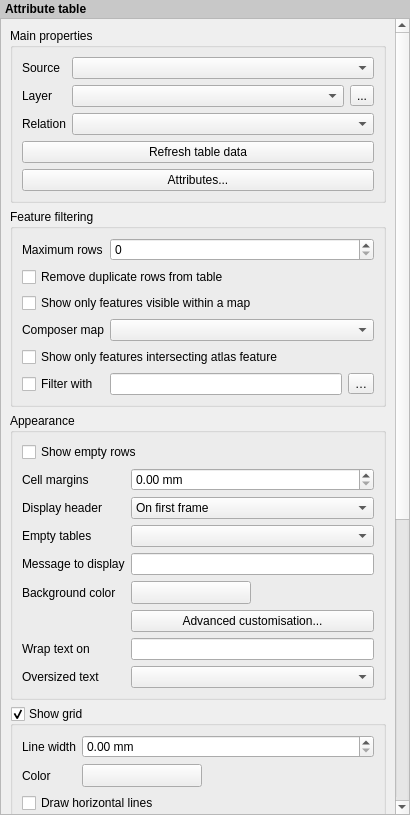
<?xml version="1.0" encoding="UTF-8"?>
<ui version="4.0">
 <class>QgsComposerAttributeTableWidgetBase</class>
 <widget class="QWidget" name="QgsComposerAttributeTableWidgetBase">
  <property name="geometry">
   <rect>
    <x>0</x>
    <y>0</y>
    <width>410</width>
    <height>815</height>
   </rect>
  </property>
  <property name="windowTitle">
   <string>Attribute Table</string>
  </property>
  <layout class="QVBoxLayout" name="verticalLayout">
   <property name="spacing">
    <number>0</number>
   </property>
   <property name="leftMargin">
    <number>0</number>
   </property>
   <property name="topMargin">
    <number>0</number>
   </property>
   <property name="rightMargin">
    <number>0</number>
   </property>
   <property name="bottomMargin">
    <number>0</number>
   </property>
   <item>
    <widget class="QLabel" name="label">
     <property name="sizePolicy">
      <sizepolicy hsizetype="Preferred" vsizetype="Maximum">
       <horstretch>0</horstretch>
       <verstretch>0</verstretch>
      </sizepolicy>
     </property>
     <property name="styleSheet">
      <string notr="true">padding: 2px; font-weight: bold; background-color: rgb(200, 200, 200);</string>
     </property>
     <property name="text">
      <string>Attribute table</string>
     </property>
    </widget>
   </item>
   <item>
    <widget class="QgsScrollArea" name="scrollArea">
     <property name="widgetResizable">
      <bool>true</bool>
     </property>
     <widget class="QWidget" name="scrollAreaWidgetContents">
      <property name="geometry">
       <rect>
        <x>0</x>
        <y>0</y>
        <width>393</width>
        <height>1351</height>
       </rect>
      </property>
      <layout class="QVBoxLayout" name="mainLayout">
       <item>
        <widget class="QgsCollapsibleGroupBoxBasic" name="groupBox">
         <property name="focusPolicy">
          <enum>Qt::StrongFocus</enum>
         </property>
         <property name="title">
          <string>Main properties</string>
         </property>
         <property name="syncGroup" stdset="0">
          <string notr="true">composeritem</string>
         </property>
         <property name="collapsed" stdset="0">
          <bool>false</bool>
         </property>
         <layout class="QGridLayout" name="gridLayout_4">
          <item row="5" column="0" colspan="2">
           <widget class="QPushButton" name="mAttributesPushButton">
            <property name="text">
             <string>Attributes...</string>
            </property>
           </widget>
          </item>
          <item row="0" column="1">
           <widget class="QComboBox" name="mSourceComboBox"/>
          </item>
          <item row="3" column="0">
           <widget class="QLabel" name="mRelationLabel">
            <property name="text">
             <string>Relation</string>
            </property>
           </widget>
          </item>
          <item row="4" column="0" colspan="2">
           <widget class="QPushButton" name="mRefreshPushButton">
            <property name="text">
             <string>Refresh table data</string>
            </property>
           </widget>
          </item>
          <item row="0" column="0">
           <widget class="QLabel" name="label_8">
            <property name="text">
             <string>Source</string>
            </property>
           </widget>
          </item>
          <item row="3" column="1">
           <widget class="QComboBox" name="mRelationsComboBox"/>
          </item>
          <item row="1" column="1">
           <layout class="QHBoxLayout" name="horizontalLayout_6">
            <item>
             <widget class="QgsMapLayerComboBox" name="mLayerComboBox">
              <property name="sizePolicy">
               <sizepolicy hsizetype="Expanding" vsizetype="Fixed">
                <horstretch>0</horstretch>
                <verstretch>0</verstretch>
               </sizepolicy>
              </property>
             </widget>
            </item>
            <item>
             <widget class="QgsPropertyOverrideButton" name="mLayerComboDDBtn">
              <property name="text">
               <string>...</string>
              </property>
             </widget>
            </item>
           </layout>
          </item>
          <item row="1" column="0">
           <widget class="QLabel" name="mLayerLabel">
            <property name="text">
             <string>Layer</string>
            </property>
            <property name="wordWrap">
             <bool>true</bool>
            </property>
           </widget>
          </item>
         </layout>
        </widget>
       </item>
       <item>
        <widget class="QgsCollapsibleGroupBoxBasic" name="groupBox_5">
         <property name="focusPolicy">
          <enum>Qt::StrongFocus</enum>
         </property>
         <property name="title">
          <string>Feature filtering</string>
         </property>
         <property name="syncGroup" stdset="0">
          <string notr="true">composeritem</string>
         </property>
         <property name="collapsed" stdset="0">
          <bool>false</bool>
         </property>
         <layout class="QGridLayout" name="gridLayout_5">
          <item row="0" column="0">
           <widget class="QLabel" name="mMaxNumFeaturesLabel">
            <property name="text">
             <string>Maximum rows</string>
            </property>
            <property name="wordWrap">
             <bool>true</bool>
            </property>
            <property name="buddy">
             <cstring>mMaximumRowsSpinBox</cstring>
            </property>
           </widget>
          </item>
          <item row="0" column="1">
           <widget class="QgsSpinBox" name="mMaximumRowsSpinBox">
            <property name="maximum">
             <number>99999</number>
            </property>
            <property name="showClearButton" stdset="0">
             <bool>false</bool>
            </property>
           </widget>
          </item>
          <item row="1" column="0" colspan="2">
           <widget class="QCheckBox" name="mUniqueOnlyCheckBox">
            <property name="text">
             <string>Remove duplicate rows from table</string>
            </property>
           </widget>
          </item>
          <item row="2" column="0" colspan="2">
           <widget class="QCheckBox" name="mShowOnlyVisibleFeaturesCheckBox">
            <property name="text">
             <string>Show only features visible within a map</string>
            </property>
           </widget>
          </item>
          <item row="3" column="0">
           <widget class="QLabel" name="mComposerMapLabel">
            <property name="text">
             <string>Composer map</string>
            </property>
            <property name="wordWrap">
             <bool>true</bool>
            </property>
            <property name="buddy">
             <cstring>mComposerMapComboBox</cstring>
            </property>
           </widget>
          </item>
          <item row="3" column="1">
           <widget class="QgsComposerItemComboBox" name="mComposerMapComboBox"/>
          </item>
          <item row="4" column="0" colspan="2">
           <widget class="QCheckBox" name="mIntersectAtlasCheckBox">
            <property name="text">
             <string>Show only features intersecting atlas feature</string>
            </property>
           </widget>
          </item>
          <item row="5" column="0">
           <widget class="QCheckBox" name="mFeatureFilterCheckBox">
            <property name="text">
             <string>Filter with</string>
            </property>
           </widget>
          </item>
          <item row="5" column="1">
           <layout class="QHBoxLayout" name="horizontalLayout">
            <item>
             <widget class="QLineEdit" name="mFeatureFilterEdit"/>
            </item>
            <item>
             <widget class="QToolButton" name="mFeatureFilterButton">
              <property name="text">
               <string>…</string>
              </property>
              <property name="icon">
               <iconset resource="../../../images/images.qrc">
                <normaloff>:/images/themes/default/mIconExpression.svg</normaloff>:/images/themes/default/mIconExpression.svg</iconset>
              </property>
             </widget>
            </item>
           </layout>
          </item>
         </layout>
         <zorder>mShowOnlyVisibleFeaturesCheckBox</zorder>
         <zorder>mComposerMapLabel</zorder>
         <zorder>mComposerMapComboBox</zorder>
         <zorder>mFeatureFilterCheckBox</zorder>
         <zorder>mMaximumRowsSpinBox</zorder>
         <zorder>mMaxNumFeaturesLabel</zorder>
         <zorder>mIntersectAtlasCheckBox</zorder>
         <zorder>mUniqueOnlyCheckBox</zorder>
        </widget>
       </item>
       <item>
        <widget class="QgsCollapsibleGroupBoxBasic" name="groupBox_6">
         <property name="focusPolicy">
          <enum>Qt::StrongFocus</enum>
         </property>
         <property name="title">
          <string>Appearance</string>
         </property>
         <property name="syncGroup" stdset="0">
          <string notr="true">composeritem</string>
         </property>
         <property name="collapsed" stdset="0">
          <bool>false</bool>
         </property>
         <layout class="QGridLayout" name="gridLayout_6">
          <item row="10" column="0">
           <widget class="QLabel" name="label_12">
            <property name="text">
             <string>Oversized text</string>
            </property>
           </widget>
          </item>
          <item row="9" column="0">
           <widget class="QLabel" name="label_11">
            <property name="text">
             <string>Wrap text on</string>
            </property>
            <property name="wordWrap">
             <bool>true</bool>
            </property>
           </widget>
          </item>
          <item row="3" column="1">
           <widget class="QComboBox" name="mHeaderModeComboBox">
            <item>
             <property name="text">
              <string>On first frame</string>
             </property>
            </item>
            <item>
             <property name="text">
              <string>On all frames</string>
             </property>
            </item>
            <item>
             <property name="text">
              <string>No header</string>
             </property>
            </item>
           </widget>
          </item>
          <item row="3" column="0">
           <widget class="QLabel" name="label_7">
            <property name="text">
             <string>Display header</string>
            </property>
           </widget>
          </item>
          <item row="9" column="1">
           <widget class="QLineEdit" name="mWrapStringLineEdit">
            <property name="frame">
             <bool>true</bool>
            </property>
           </widget>
          </item>
          <item row="6" column="0">
           <widget class="QLabel" name="mEmptyMessageLabel">
            <property name="text">
             <string>Message to display</string>
            </property>
           </widget>
          </item>
          <item row="5" column="0">
           <widget class="QLabel" name="label_9">
            <property name="text">
             <string>Empty tables</string>
            </property>
           </widget>
          </item>
          <item row="2" column="1">
           <widget class="QgsDoubleSpinBox" name="mMarginSpinBox">
            <property name="suffix">
             <string> mm</string>
            </property>
            <property name="singleStep">
             <double>0.100000000000000</double>
            </property>
            <property name="showClearButton" stdset="0">
             <bool>false</bool>
            </property>
           </widget>
          </item>
          <item row="6" column="1">
           <widget class="QLineEdit" name="mEmptyMessageLineEdit"/>
          </item>
          <item row="1" column="0" colspan="2">
           <widget class="QCheckBox" name="mDrawEmptyCheckBox">
            <property name="text">
             <string>Show empty rows</string>
            </property>
           </widget>
          </item>
          <item row="7" column="0">
           <widget class="QLabel" name="label_10">
            <property name="text">
             <string>Background color</string>
            </property>
           </widget>
          </item>
          <item row="5" column="1">
           <widget class="QComboBox" name="mEmptyModeComboBox"/>
          </item>
          <item row="10" column="1">
           <widget class="QComboBox" name="mWrapBehaviorComboBox"/>
          </item>
          <item row="2" column="0">
           <widget class="QLabel" name="mMarginLabel">
            <property name="text">
             <string>Cell margins</string>
            </property>
            <property name="wordWrap">
             <bool>true</bool>
            </property>
            <property name="buddy">
             <cstring>mMarginSpinBox</cstring>
            </property>
           </widget>
          </item>
          <item row="7" column="1">
           <layout class="QHBoxLayout" name="horizontalLayout_5">
            <item>
             <widget class="QgsColorButton" name="mBackgroundColorButton">
              <property name="minimumSize">
               <size>
                <width>120</width>
                <height>0</height>
               </size>
              </property>
              <property name="maximumSize">
               <size>
                <width>120</width>
                <height>16777215</height>
               </size>
              </property>
              <property name="text">
               <string/>
              </property>
             </widget>
            </item>
            <item>
             <spacer name="horizontalSpacer_4">
              <property name="orientation">
               <enum>Qt::Horizontal</enum>
              </property>
              <property name="sizeHint" stdset="0">
               <size>
                <width>40</width>
                <height>20</height>
               </size>
              </property>
             </spacer>
            </item>
           </layout>
          </item>
          <item row="8" column="1">
           <widget class="QPushButton" name="mAdvancedCustomisationButton">
            <property name="text">
             <string>Advanced customisation...</string>
            </property>
           </widget>
          </item>
         </layout>
        </widget>
       </item>
       <item>
        <widget class="QgsCollapsibleGroupBoxBasic" name="mShowGridGroupCheckBox">
         <property name="focusPolicy">
          <enum>Qt::StrongFocus</enum>
         </property>
         <property name="title">
          <string>Show grid</string>
         </property>
         <property name="checkable">
          <bool>true</bool>
         </property>
         <property name="syncGroup" stdset="0">
          <string notr="true">composeritem</string>
         </property>
         <property name="collapsed" stdset="0">
          <bool>false</bool>
         </property>
         <layout class="QGridLayout" name="gridLayout_7">
          <item row="0" column="0">
           <widget class="QLabel" name="mGridStrokeWidthLabel">
            <property name="text">
             <string>Line width</string>
            </property>
            <property name="wordWrap">
             <bool>true</bool>
            </property>
            <property name="buddy">
             <cstring>mGridStrokeWidthSpinBox</cstring>
            </property>
           </widget>
          </item>
          <item row="0" column="1">
           <widget class="QgsDoubleSpinBox" name="mGridStrokeWidthSpinBox">
            <property name="suffix">
             <string> mm</string>
            </property>
            <property name="singleStep">
             <double>0.100000000000000</double>
            </property>
            <property name="showClearButton" stdset="0">
             <bool>false</bool>
            </property>
           </widget>
          </item>
          <item row="1" column="0">
           <widget class="QLabel" name="label_6">
            <property name="text">
             <string>Color</string>
            </property>
           </widget>
          </item>
          <item row="1" column="1">
           <layout class="QHBoxLayout" name="horizontalLayout_2">
            <item>
             <widget class="QgsColorButton" name="mGridColorButton">
              <property name="minimumSize">
               <size>
                <width>120</width>
                <height>0</height>
               </size>
              </property>
              <property name="maximumSize">
               <size>
                <width>120</width>
                <height>16777215</height>
               </size>
              </property>
              <property name="text">
               <string/>
              </property>
             </widget>
            </item>
            <item>
             <spacer name="horizontalSpacer">
              <property name="orientation">
               <enum>Qt::Horizontal</enum>
              </property>
              <property name="sizeHint" stdset="0">
               <size>
                <width>40</width>
                <height>20</height>
               </size>
              </property>
             </spacer>
            </item>
           </layout>
          </item>
          <item row="2" column="0" colspan="2">
           <widget class="QCheckBox" name="mDrawHorizontalGrid">
            <property name="text">
             <string>Draw horizontal lines</string>
            </property>
           </widget>
          </item>
          <item row="3" column="0" colspan="2">
           <widget class="QCheckBox" name="mDrawVerticalGrid">
            <property name="text">
             <string>Draw vertical lines</string>
            </property>
           </widget>
          </item>
         </layout>
        </widget>
       </item>
       <item>
        <widget class="QgsCollapsibleGroupBoxBasic" name="groupBox_3">
         <property name="focusPolicy">
          <enum>Qt::StrongFocus</enum>
         </property>
         <property name="title">
          <string>Fonts and text styling</string>
         </property>
         <property name="syncGroup" stdset="0">
          <string notr="true">composeritem</string>
         </property>
         <property name="collapsed" stdset="0">
          <bool>false</bool>
         </property>
         <layout class="QVBoxLayout" name="verticalLayout_2">
          <item>
           <widget class="QGroupBox" name="groupBox_2">
            <property name="title">
             <string>Table heading</string>
            </property>
            <layout class="QGridLayout" name="gridLayout">
             <item row="1" column="1">
              <layout class="QHBoxLayout" name="horizontalLayout_3">
               <item>
                <widget class="QgsColorButton" name="mHeaderFontColorButton">
                 <property name="minimumSize">
                  <size>
                   <width>120</width>
                   <height>0</height>
                  </size>
                 </property>
                 <property name="maximumSize">
                  <size>
                   <width>120</width>
                   <height>16777215</height>
                  </size>
                 </property>
                 <property name="text">
                  <string/>
                 </property>
                </widget>
               </item>
               <item>
                <spacer name="horizontalSpacer_2">
                 <property name="orientation">
                  <enum>Qt::Horizontal</enum>
                 </property>
                 <property name="sizeHint" stdset="0">
                  <size>
                   <width>40</width>
                   <height>20</height>
                  </size>
                 </property>
                </spacer>
               </item>
              </layout>
             </item>
             <item row="2" column="0">
              <widget class="QLabel" name="label_2">
               <property name="text">
                <string>Alignment</string>
               </property>
              </widget>
             </item>
             <item row="2" column="1">
              <widget class="QComboBox" name="mHeaderHAlignmentComboBox">
               <property name="sizePolicy">
                <sizepolicy hsizetype="Expanding" vsizetype="Fixed">
                 <horstretch>0</horstretch>
                 <verstretch>0</verstretch>
                </sizepolicy>
               </property>
               <item>
                <property name="text">
                 <string>Follow column alignment</string>
                </property>
               </item>
               <item>
                <property name="text">
                 <string>Left</string>
                </property>
               </item>
               <item>
                <property name="text">
                 <string>Center</string>
                </property>
               </item>
               <item>
                <property name="text">
                 <string>Right</string>
                </property>
               </item>
              </widget>
             </item>
             <item row="1" column="0">
              <widget class="QLabel" name="label_3">
               <property name="text">
                <string>Color</string>
               </property>
              </widget>
             </item>
             <item row="0" column="0">
              <widget class="QLabel" name="label_5">
               <property name="text">
                <string>Font</string>
               </property>
              </widget>
             </item>
             <item row="0" column="1">
              <widget class="QgsFontButton" name="mHeaderFontToolButton">
               <property name="sizePolicy">
                <sizepolicy hsizetype="Expanding" vsizetype="Fixed">
                 <horstretch>0</horstretch>
                 <verstretch>0</verstretch>
                </sizepolicy>
               </property>
               <property name="text">
                <string>Heading font</string>
               </property>
              </widget>
             </item>
            </layout>
           </widget>
          </item>
          <item>
           <widget class="QGroupBox" name="groupBox_4">
            <property name="title">
             <string>Table contents</string>
            </property>
            <layout class="QGridLayout" name="gridLayout_2">
             <item row="0" column="0">
              <widget class="QLabel" name="lblContentsFont">
               <property name="text">
                <string>Font</string>
               </property>
              </widget>
             </item>
             <item row="1" column="0">
              <widget class="QLabel" name="label_4">
               <property name="text">
                <string>Color</string>
               </property>
              </widget>
             </item>
             <item row="1" column="1">
              <layout class="QHBoxLayout" name="horizontalLayout_4">
               <item>
                <widget class="QgsColorButton" name="mContentFontColorButton">
                 <property name="minimumSize">
                  <size>
                   <width>120</width>
                   <height>0</height>
                  </size>
                 </property>
                 <property name="maximumSize">
                  <size>
                   <width>120</width>
                   <height>16777215</height>
                  </size>
                 </property>
                 <property name="text">
                  <string/>
                 </property>
                </widget>
               </item>
               <item>
                <spacer name="horizontalSpacer_3">
                 <property name="orientation">
                  <enum>Qt::Horizontal</enum>
                 </property>
                 <property name="sizeHint" stdset="0">
                  <size>
                   <width>40</width>
                   <height>20</height>
                  </size>
                 </property>
                </spacer>
               </item>
              </layout>
             </item>
             <item row="0" column="1">
              <widget class="QgsFontButton" name="mContentFontToolButton">
               <property name="sizePolicy">
                <sizepolicy hsizetype="Expanding" vsizetype="Fixed">
                 <horstretch>0</horstretch>
                 <verstretch>0</verstretch>
                </sizepolicy>
               </property>
               <property name="text">
                <string>Contents font</string>
               </property>
              </widget>
             </item>
            </layout>
           </widget>
          </item>
         </layout>
        </widget>
       </item>
       <item>
        <widget class="QgsCollapsibleGroupBoxBasic" name="frameGroupBox">
         <property name="focusPolicy">
          <enum>Qt::StrongFocus</enum>
         </property>
         <property name="title">
          <string>Frames</string>
         </property>
         <property name="checkable">
          <bool>false</bool>
         </property>
         <property name="checked">
          <bool>false</bool>
         </property>
         <property name="collapsed" stdset="0">
          <bool>false</bool>
         </property>
         <layout class="QGridLayout" name="gridLayout_3">
          <item row="0" column="0">
           <widget class="QLabel" name="mResizeModeLabel">
            <property name="text">
             <string>Resize mode</string>
            </property>
            <property name="wordWrap">
             <bool>true</bool>
            </property>
           </widget>
          </item>
          <item row="0" column="1">
           <widget class="QComboBox" name="mResizeModeComboBox">
            <property name="sizePolicy">
             <sizepolicy hsizetype="Expanding" vsizetype="Fixed">
              <horstretch>0</horstretch>
              <verstretch>0</verstretch>
             </sizepolicy>
            </property>
           </widget>
          </item>
          <item row="1" column="0" colspan="2">
           <widget class="QPushButton" name="mAddFramePushButton">
            <property name="text">
             <string>Add Frame</string>
            </property>
           </widget>
          </item>
          <item row="2" column="0" colspan="2">
           <widget class="QCheckBox" name="mEmptyFrameCheckBox">
            <property name="text">
             <string>Don't export page if frame is empty</string>
            </property>
           </widget>
          </item>
          <item row="3" column="0" colspan="2">
           <widget class="QCheckBox" name="mHideEmptyBgCheckBox">
            <property name="text">
             <string>Don't draw background if frame is empty</string>
            </property>
           </widget>
          </item>
         </layout>
        </widget>
       </item>
      </layout>
     </widget>
    </widget>
   </item>
  </layout>
 </widget>
 <customwidgets>
  <customwidget>
   <class>QgsScrollArea</class>
   <extends>QScrollArea</extends>
   <header>qgsscrollarea.h</header>
   <container>1</container>
  </customwidget>
  <customwidget>
   <class>QgsMapLayerComboBox</class>
   <extends>QComboBox</extends>
   <header location="global">qgsmaplayercombobox.h</header>
  </customwidget>
  <customwidget>
   <class>QgsColorButton</class>
   <extends>QToolButton</extends>
   <header>qgscolorbutton.h</header>
   <container>1</container>
  </customwidget>
  <customwidget>
   <class>QgsCollapsibleGroupBoxBasic</class>
   <extends>QGroupBox</extends>
   <header>qgscollapsiblegroupbox.h</header>
   <container>1</container>
  </customwidget>
  <customwidget>
   <class>QgsDoubleSpinBox</class>
   <extends>QDoubleSpinBox</extends>
   <header>qgsdoublespinbox.h</header>
  </customwidget>
  <customwidget>
   <class>QgsFontButton</class>
   <extends>QToolButton</extends>
   <header>qgsfontbutton.h</header>
  </customwidget>
  <customwidget>
   <class>QgsSpinBox</class>
   <extends>QSpinBox</extends>
   <header>qgsspinbox.h</header>
  </customwidget>
  <customwidget>
   <class>QgsComposerItemComboBox</class>
   <extends>QComboBox</extends>
   <header>qgscomposeritemcombobox.h</header>
  </customwidget>
  <customwidget>
   <class>QgsPropertyOverrideButton</class>
   <extends>QToolButton</extends>
   <header>qgspropertyoverridebutton.h</header>
  </customwidget>
 </customwidgets>
 <tabstops>
  <tabstop>scrollArea</tabstop>
  <tabstop>groupBox</tabstop>
  <tabstop>mSourceComboBox</tabstop>
  <tabstop>mRelationsComboBox</tabstop>
  <tabstop>mRefreshPushButton</tabstop>
  <tabstop>mAttributesPushButton</tabstop>
  <tabstop>groupBox_5</tabstop>
  <tabstop>mMaximumRowsSpinBox</tabstop>
  <tabstop>mUniqueOnlyCheckBox</tabstop>
  <tabstop>mShowOnlyVisibleFeaturesCheckBox</tabstop>
  <tabstop>mComposerMapComboBox</tabstop>
  <tabstop>mIntersectAtlasCheckBox</tabstop>
  <tabstop>mFeatureFilterCheckBox</tabstop>
  <tabstop>mFeatureFilterEdit</tabstop>
  <tabstop>mFeatureFilterButton</tabstop>
  <tabstop>groupBox_6</tabstop>
  <tabstop>mDrawEmptyCheckBox</tabstop>
  <tabstop>mMarginSpinBox</tabstop>
  <tabstop>mHeaderModeComboBox</tabstop>
  <tabstop>mEmptyModeComboBox</tabstop>
  <tabstop>mEmptyMessageLineEdit</tabstop>
  <tabstop>mBackgroundColorButton</tabstop>
  <tabstop>mAdvancedCustomisationButton</tabstop>
  <tabstop>mWrapStringLineEdit</tabstop>
  <tabstop>mWrapBehaviorComboBox</tabstop>
  <tabstop>mShowGridGroupCheckBox</tabstop>
  <tabstop>mGridStrokeWidthSpinBox</tabstop>
  <tabstop>mGridColorButton</tabstop>
  <tabstop>mDrawHorizontalGrid</tabstop>
  <tabstop>mDrawVerticalGrid</tabstop>
  <tabstop>groupBox_3</tabstop>
  <tabstop>mHeaderFontToolButton</tabstop>
  <tabstop>mHeaderFontColorButton</tabstop>
  <tabstop>mHeaderHAlignmentComboBox</tabstop>
  <tabstop>mContentFontToolButton</tabstop>
  <tabstop>mContentFontColorButton</tabstop>
  <tabstop>frameGroupBox</tabstop>
  <tabstop>mResizeModeComboBox</tabstop>
  <tabstop>mAddFramePushButton</tabstop>
  <tabstop>mEmptyFrameCheckBox</tabstop>
  <tabstop>mHideEmptyBgCheckBox</tabstop>
 </tabstops>
 <resources>
  <include location="../../../images/images.qrc"/>
 </resources>
 <connections/>
</ui>
